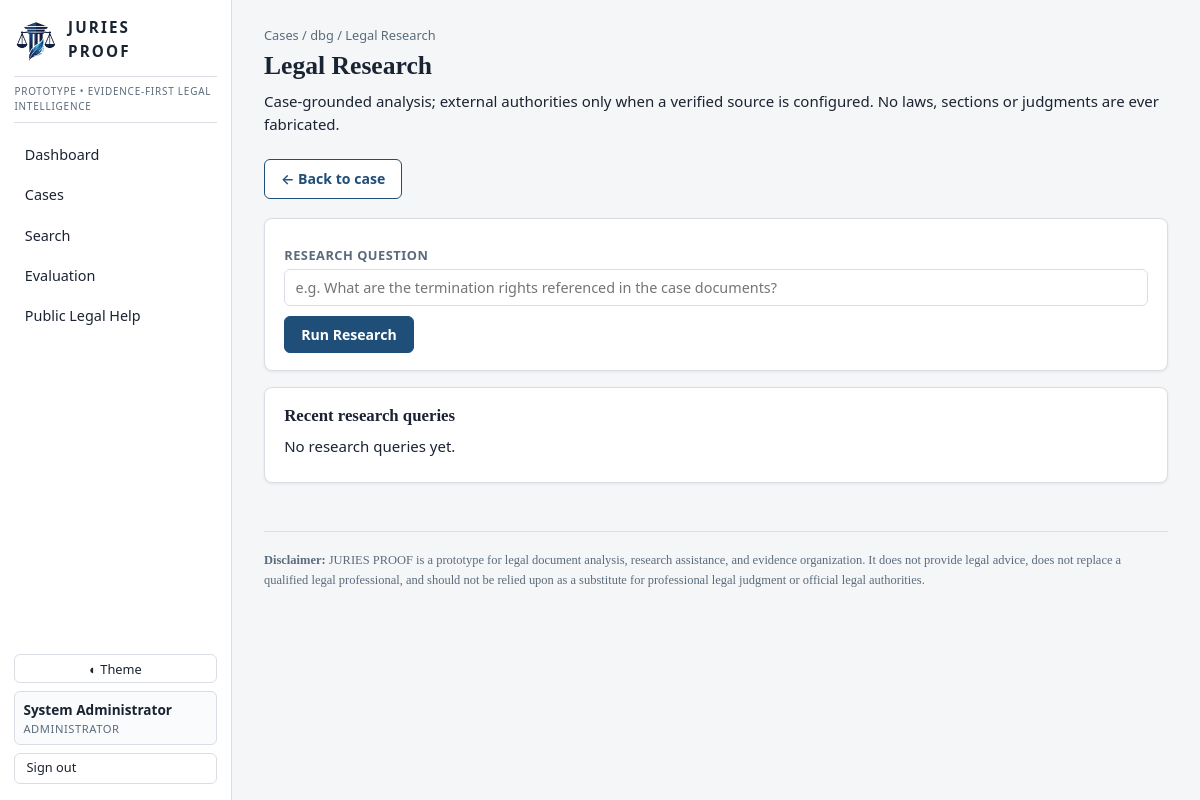
Page /cases/CASE-DBG/research (signed in) on the committed database.
### tables this page shows
CREATE TABLE users (
    id INTEGER PRIMARY KEY AUTOINCREMENT,
    username TEXT UNIQUE NOT NULL,
    password_hash TEXT NOT NULL,
    role TEXT NOT NULL DEFAULT 'analyst',
    display_name TEXT,
    created_at TEXT NOT NULL
);

CREATE TABLE cases (
    id TEXT PRIMARY KEY,
    title TEXT NOT NULL,
    case_type TEXT,
    jurisdiction TEXT,
    status TEXT NOT NULL DEFAULT 'Open',
    description TEXT,
    parties TEXT,
    tags TEXT,
    created_at TEXT NOT NULL,
    updated_at TEXT NOT NULL
);

### app.py (the view, shortened to what this page needs)
@app.route("/cases/<case_id>/research", methods=["GET", "POST"])
@login_required
@roles_allowed("admin", "analyst", "law_enforcement", "government")
def research_page(case_id):
    case = query("SELECT * FROM cases WHERE id=?", (case_id,), one=True)
    if not case:
        abort(404)
    result = None
    history = query("SELECT * FROM research_queries WHERE case_id=? ORDER BY created_at DESC LIMIT 10", (case_id,))
    return render_template("research.html", case=case, result=result, history=history)

### app.py (called while the page is built)
def current_user():
    uid = session.get("uid")
    if not uid:
        return None
    return query("SELECT * FROM users WHERE id = ?", (uid,), one=True)

def login_required(f):
    @wraps(f)
    def wrapper(*args, **kwargs):
        if not session.get("uid"):
            return redirect(url_for("login"))
        return f(*args, **kwargs)
    return wrapper

def roles_allowed(*roles):
    def deco(f):
        @wraps(f)
        def wrapper(*args, **kwargs):
            user = current_user()
            if not user:
                return redirect(url_for("login"))
            if user["role"] not in roles:
                flash("You do not have access to that area.", "warning")
                return redirect(url_for("public_help"))
            return f(*args, **kwargs)
        return wrapper
    return deco

@app.context_processor
def inject_globals():
    user = current_user()
    return dict(now=datetime.utcnow(), current_user=user,
                role_labels=ROLE_LABELS, app_name="JURIES PROOF",
                llm_configured=config.llm_configured())

### jp/config.py (called while the page is built)
def llm_configured():
    return bool(GEMINI_API_KEY or OPENAI_API_KEY)

### jp/db.py (called while the page is built)
def get_db():
    os.makedirs(os.path.dirname(DB_PATH), exist_ok=True)
    conn = sqlite3.connect(DB_PATH)
    conn.row_factory = sqlite3.Row
    conn.execute("PRAGMA foreign_keys = ON")
    return conn

def query(sql, params=(), one=False):
    conn = get_db()
    cur = conn.execute(sql, params)
    rows = cur.fetchall()
    conn.close()
    return (rows[0] if rows else None) if one else rows

### templates/research.html (shortened to what this page needs)
{% extends "base.html" %}
{% block content %}
<div class="page-head">
  <div>
    <div class="crumbs"><a href="{{ url_for('cases_page') }}">Cases</a> /
      <a href="{{ url_for('case_detail', case_id=case.id) }}">{{ case.title }}</a> / Legal Research</div>
    <h1>Legal Research</h1>
    <p class="meta">Case-grounded analysis; external authorities only when a verified source is configured. No laws, sections or judgments are ever fabricated.</p>
  </div>
  <a class="btn btn-secondary" href="{{ url_for('case_detail', case_id=case.id) }}">← Back to case</a>
</div>
<div class="card">
  <form method="post">
    <label for="question">Research question</label>
    <input type="text" id="question" name="question" required
           placeholder="e.g. What are the termination rights referenced in the case documents?">
    <button type="submit" class="btn" style="margin-top:.6rem;">Run Research</button>
  </form>
</div>
<div class="card">
  <h3>Recent research queries</h3>
  {% if history %}
  <table class="data">
    <thead><tr><th>Question</th><th>Result</th><th>When</th></tr></thead>
    <tbody>
      {% for r in history %}
      <tr><td>{{ r.question }}</td><td class="meta">{{ r.answer }}</td><td class="meta">{{ r.created_at[:16].replace('T',' ') }}</td></tr>
      {% endfor %}
    </tbody>
  </table>
  {% else %}<p class="meta">No research queries yet.</p>{% endif %}
</div>
{% endblock %}

### templates/base.html (shortened to what this page needs)
<!DOCTYPE html>
<html lang="en" data-theme="light">
<head>
  <link rel="stylesheet" href="{{ url_for('static', filename='css/style.css') }}">
</head>
<body>
  <div class="layout">
    <aside class="sidebar">
      <a class="brand" href="{{ url_for('dashboard') }}">
        <img src="{{ url_for('static', filename='img/logo.png') }}" alt="JURIES PROOF logo" class="brand-logo">
        <span class="brand-text">JURIES<br>PROOF</span>
      </a>
      <p class="banner">PROTOTYPE &bull; EVIDENCE-FIRST LEGAL INTELLIGENCE</p>
      {% if current_user and current_user.role != 'public' %}
      <nav class="nav">
        <a href="{{ url_for('dashboard') }}" class="{{ 'active' if request.path in ['/', '/dashboard'] }}">Dashboard</a>
        <a href="{{ url_for('cases_page') }}" class="{{ 'active' if request.path.startswith('/cases') and 'research' not in request.path }}">Cases</a>
        <a href="{{ url_for('global_search') }}" class="{{ 'active' if request.path.startswith('/search') }}">Search</a>
        <a href="{{ url_for('evaluation_page') }}" class="{{ 'active' if request.path.startswith('/evaluation') }}">Evaluation</a>
        <a href="{{ url_for('public_help') }}">Public Legal Help</a>
      </nav>
      {% else %}
      <nav class="nav">
        <a href="{{ url_for('public_help') }}" class="{{ 'active' if request.path.startswith('/public-help') }}">Public Legal Help</a>
      </nav>
      {% endif %}
      <div class="sidebar-footer">
        <button id="theme-toggle" class="btn btn-ghost btn-sm" type="button" aria-label="Toggle light/dark theme">◐ Theme</button>
        {% if current_user %}
          <div class="user-chip">
            <span class="user-name">{{ current_user.display_name or current_user.username }}</span>
            <span class="user-role">{{ role_labels[current_user.role] }}</span>
          </div>
          <a class="btn btn-ghost btn-sm" href="{{ url_for('logout') }}">Sign out</a>
        {% endif %}
      </div>
    </aside>
    <main class="content">
      {% block content %}{% endblock %}
      <footer class="footer">
        <p><strong>Disclaimer:</strong> JURIES PROOF is a prototype for legal document analysis, research assistance, and evidence organization. It does not provide legal advice, does not replace a qualified legal professional, and should not be relied upon as a substitute for professional legal judgment or official legal authorities.</p>
      </footer>
    </main>
  </div>
</body>
</html>

### static/css/style.css (style rules this page uses)
:root, [data-theme="light"] { --bg: #f5f6f8; --surface: #ffffff; --surface-2: #fafbfc; --border: #d9dee5; --text: #1a2332; --text-muted: #5b6b7c; --accent: #1f4e79; --accent-soft: #e8eef5; --ok: #1e7a3c; --ok-bg: #e5f3e9; --warn: #8a6d00; --warn-bg: #faf3d7; --warn2: #a34e00; --warn2-bg: #fbe9dc; --bad: #a02020; --bad-bg: #f8e3e3; --gray-bg: #eceff2; --gray-text: #5b6b7c; --shadow: 0 1px 3px rgba(16, 24, 40, .08); }
* { box-sizing: border-box; }
html, body { margin: 0; padding: 0; }
body { font-family: Georgia, "Times New Roman", serif; background: var(--bg); color: var(--text); font-size: 15px; line-height: 1.55; }
h1, h2, h3, h4 { font-family: "Palatino Linotype", Palatino, Georgia, serif; line-height: 1.25; margin: 0 0 .5rem; }
h1 { font-size: 1.6rem; }
h3 { font-size: 1.05rem; }
a { color: var(--accent); text-decoration: none; }
p { margin: .4rem 0; }
code, .mono, .meta, table, .badge, .btn { font-family: "Segoe UI", system-ui, -apple-system, sans-serif; }
.layout { display: flex; min-height: 100vh; }
.sidebar { width: 232px; flex-shrink: 0; background: var(--surface); border-right: 1px solid var(--border); display: flex; flex-direction: column; padding: 1rem .9rem; gap: .8rem; position: sticky; top: 0; height: 100vh; }
.brand { display: flex; align-items: center; gap: .6rem; }
.brand-logo { width: 44px; height: 44px; object-fit: contain; }
.brand-text { font-weight: 700; letter-spacing: .14em; font-size: .95rem; color: var(--text); font-family: "Segoe UI", system-ui, sans-serif; }
.banner { font-family: "Segoe UI", system-ui, sans-serif; font-size: .62rem; letter-spacing: .08em; color: var(--text-muted); border-top: 1px solid var(--border); border-bottom: 1px solid var(--border); padding: .45rem 0; text-transform: uppercase; margin: 0; }
.nav { display: flex; flex-direction: column; gap: 2px; }
.nav a { padding: .5rem .65rem; border-radius: 6px; color: var(--text); font-family: "Segoe UI", system-ui, sans-serif; font-size: .9rem; }
.sidebar-footer { margin-top: auto; display: flex; flex-direction: column; gap: .5rem; }
.user-chip { display: flex; flex-direction: column; padding: .4rem .5rem; background: var(--surface-2); border: 1px solid var(--border); border-radius: 6px; }
.user-name { font-size: .85rem; font-weight: 600; font-family: "Segoe UI", sans-serif; }
.user-role { font-size: .7rem; color: var(--text-muted); font-family: "Segoe UI", sans-serif; text-transform: uppercase; letter-spacing: .05em; }
.content { flex: 1; padding: 1.6rem 2rem 3rem; min-width: 0; max-width: 1400px; }
.footer { margin-top: 3rem; border-top: 1px solid var(--border); padding-top: .8rem; color: var(--text-muted); font-size: .78rem; }
.page-head { display: flex; justify-content: space-between; align-items: flex-start; gap: 1rem; margin-bottom: 1.2rem; flex-wrap: wrap; }
.crumbs { font-family: "Segoe UI", sans-serif; font-size: .8rem; color: var(--text-muted); margin-bottom: .3rem; }
.crumbs a { color: var(--text-muted); }
.card { background: var(--surface); border: 1px solid var(--border); border-radius: 8px; padding: 1.1rem 1.2rem; box-shadow: var(--shadow); margin-bottom: 1rem; }
.card h3 { margin-top: 0; }
.btn { display: inline-block; padding: .5rem 1rem; border-radius: 6px; cursor: pointer; border: 1px solid var(--accent); background: var(--accent); color: #fff; font-size: .88rem; font-weight: 600; text-decoration: none; }
.btn-secondary { background: var(--surface); color: var(--accent); }
.btn-ghost { background: transparent; border-color: var(--border); color: var(--text); font-weight: 500; }
.btn-sm { padding: .3rem .7rem; font-size: .8rem; }
label { display: block; font-family: "Segoe UI", sans-serif; font-size: .8rem; font-weight: 600; margin: .6rem 0 .2rem; color: var(--text-muted); text-transform: uppercase; letter-spacing: .04em; }
input[type=text], input[type=password], input[type=search], select, textarea { width: 100%; padding: .5rem .65rem; border: 1px solid var(--border); border-radius: 6px; background: var(--surface); color: var(--text); font-family: "Segoe UI", sans-serif; font-size: .9rem; }

### rows in the picture
users: display_name "System Administrator", role "ADMINISTRATOR"
cases: title "dbg"
